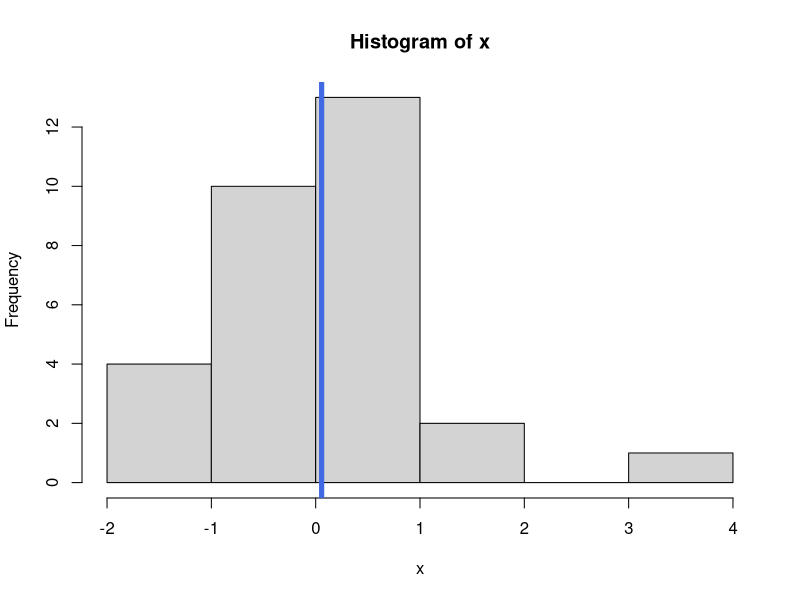
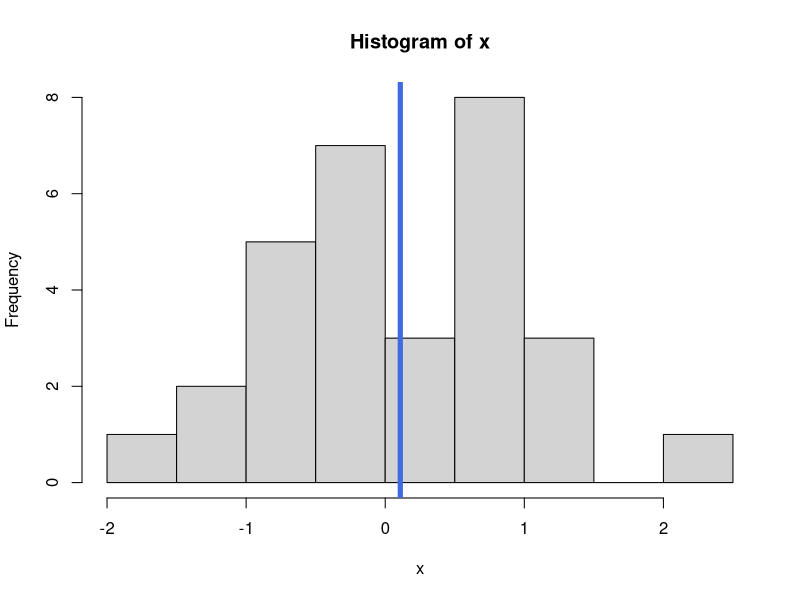
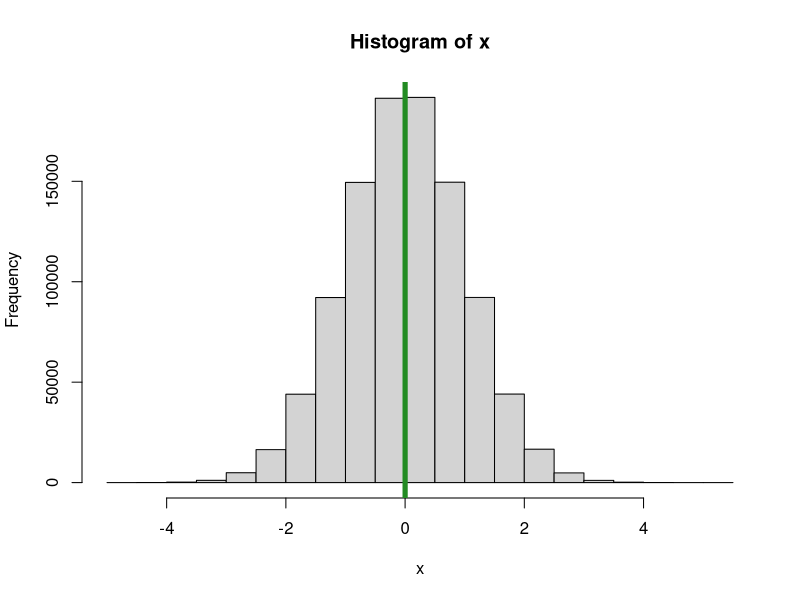
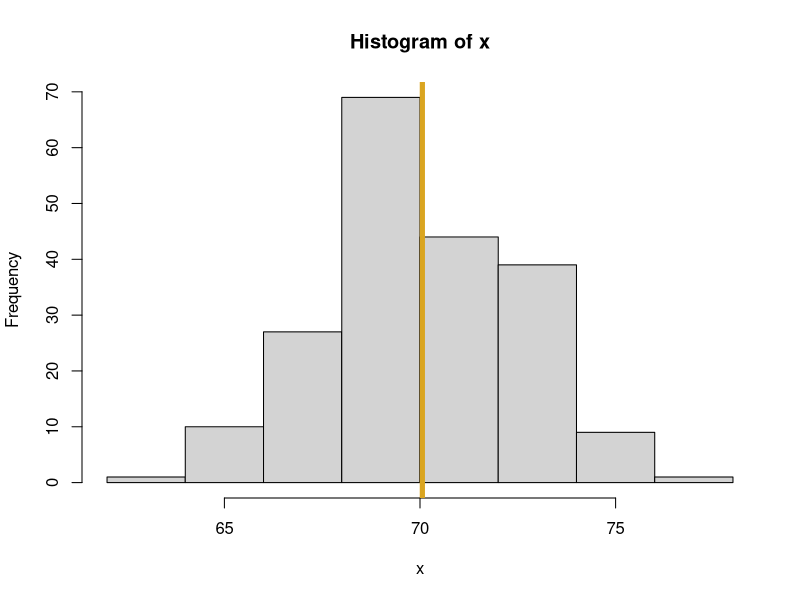

Generate these figures, in order, with R:
#* plotRandomHistogram.R
#*
#* Author: Anna Ochsenhirt
#* 
#* Purpose:
#*    A function that will generate
#*    a sample of Normal "observations"
#*    and plot the histogram of that data.
#*    
#* Inputs:
#*    num_pts = the number of obersvations
#*              to randomly generate
#*    mu = the theoretical mean of the Normal
#*         distribution that generates data
#*    sigma = the theoretical standard deviation
#*    seed = an optional random number generator
#*           seed value, defaults to NULL
#*    meanColor = the color of the line corresponding
#*                to the sample mean of the data
#* Output:
#*    A histogram of the generated data 
#*    is drawn.
#*    A list with the following elements:
#*      Random_obs = a vector with the randomly
#*                   generated data
#*      Mean_Random_obs = sample mean corresponding to 
#*                        the randomly generated data
#*      SD_Random_obs = sample standard deviation corresponding
#*                      to the randomly generated data
#*    

plotRandomHistogram <- function(num_pts = 30, mu=0, sigma=1, 
                       seed=NULL, meanColor="royalblue") {
  set.seed(seed)
  x <- rnorm(num_pts, mean=mu, sd=sigma)
  mean_x <- mean(x)
  hist(x)
  abline(v=mean_x, lwd=5, col=meanColor)
  
  ## In R, in a function, the output from
  ##  the last line is automatically returned
  list(Random_obs = x,
       Mean_Random_obs = mean_x, 
       SD_Random_obs = sd(x))
}

plotRandomHistogram()
plotRandomHistogram(seed=19)
plotRandomHistogram(seed=19, num_pts = 1000000, 
           meanColor = "forestgreen")
my_output <- plotRandomHistogram(seed=5, num_pts=200, mu=70, 
                    sigma=2.5, meanColor="goldenrod")
my_output$Mean_Random_obs
